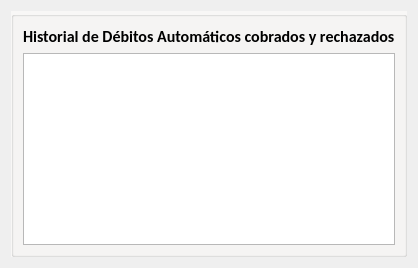
     <widget class="QWidget" name="tab_6">
      <attribute name="icon">
       <iconset>
        <normaloff>../iconos/chart.ico</normaloff>../iconos/chart.ico</iconset>
      </attribute>
      <attribute name="title">
       <string>Historial de descuentos</string>
      </attribute>
      <layout class="QGridLayout" name="gridLayout_13">
       <item row="0" column="0">
        <widget class="QGroupBox" name="groupBox_10">
         <property name="font">
          <font>
           <family>Calibri</family>
           <pointsize>12</pointsize>
          </font>
         </property>
         <property name="styleSheet">
          <string notr="true">#groupBox_10{
background-color: #F8F7F6
}</string>
         </property>
         <property name="title">
          <string/>
         </property>
         <layout class="QGridLayout" name="gridLayout_12">
          <item row="0" column="0">
           <widget class="QLabel" name="label_45">
            <property name="font">
             <font>
              <family>Calibri</family>
              <pointsize>12</pointsize>
              <weight>75</weight>
              <bold>true</bold>
             </font>
            </property>
            <property name="text">
             <string>Historial de Débitos Automáticos cobrados y rechazados</string>
            </property>
           </widget>
          </item>
          <item row="1" column="0">
           <widget class="QTableView" name="tableView">
            <property name="palette">
             <palette>
              <active>
               <colorrole role="Text">
                <brush brushstyle="SolidPattern">
                 <color alpha="255">
                  <red>0</red>
                  <green>0</green>
                  <blue>127</blue>
                 </color>
                </brush>
               </colorrole>
              </active>
              <inactive>
               <colorrole role="Text">
                <brush brushstyle="SolidPattern">
                 <color alpha="255">
                  <red>0</red>
                  <green>0</green>
                  <blue>127</blue>
                 </color>
                </brush>
               </colorrole>
              </inactive>
              <disabled>
               <colorrole role="Text">
                <brush brushstyle="SolidPattern">
                 <color alpha="255">
                  <red>120</red>
                  <green>120</green>
                  <blue>120</blue>
                 </color>
                </brush>
               </colorrole>
              </disabled>
             </palette>
            </property>
            <property name="font">
             <font>
              <family>Calibri</family>
              <pointsize>12</pointsize>
              <weight>75</weight>
              <bold>true</bold>
             </font>
            </property>
           </widget>
          </item>
         </layout>
        </widget>
       </item>
      </layout>
     </widget>
